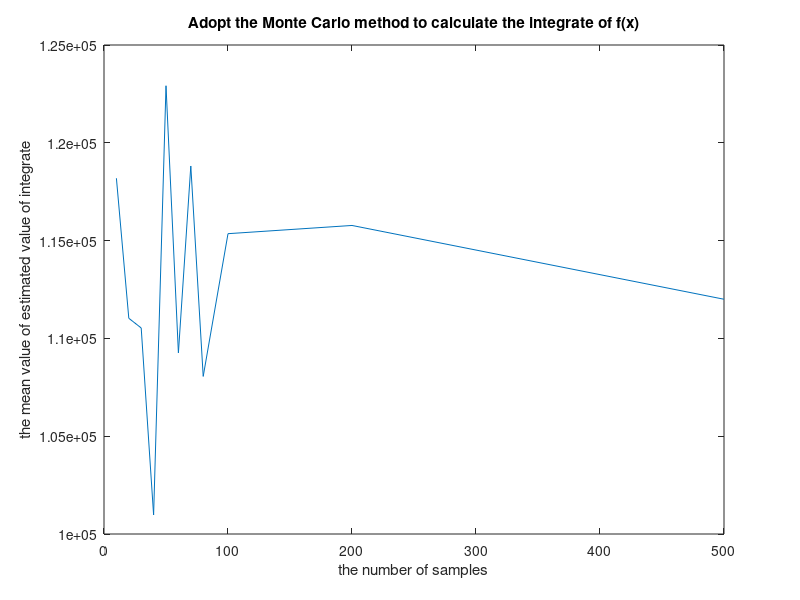

Recreate this plot in MATLAB.
clear;
sample_num = [10, 20, 30, 40, 50, 60, 70, 80, 100, 200, 500];

cal_integrate_mean = [];
cal_integrate_var = [];

for num = sample_num
    cal_integrate = [];
    for x = 1:100
        cal_sum = 0;
        for y = 1:num
            x_cor = rand(1) * 2 + 2;
            y_cor = rand(1) * 2 - 1;
            cal_sum = cal_sum + 4 *(power(y_cor,2) * exp(-power(y_cor,2)) + power(x_cor,4) * exp(-power(x_cor,2))) / (x_cor * exp(-power(x_cor,2)));
        end
        cal_integrate = [cal_integrate cal_sum / num];
    end
    cal_integrate_mean = [cal_integrate_mean mean(cal_integrate)];
    cal_integrate_var = [cal_integrate_var var(cal_integrate)];
end

% fun = @(x,y) (y.^2 .* exp(-y.^2) + x.^4 .* exp(-x.^2)) / (x .* exp(-x.^2));
% q = integral2(fun,2,4,@(x)-1,@(x)1);
% subplot(2,1,1);
plot(sample_num,cal_integrate_mean);
title('Adopt the Monte Carlo method to calculate the integrate of f(x)');
xlabel('the number of samples');
ylabel('the mean value of estimated value of integrate');
% subplot(2,1,2);
% plot(sample_num,cal_integrate_var);
% xlabel('the number of samples');
% ylabel('the variance of estimated value of integrate');
